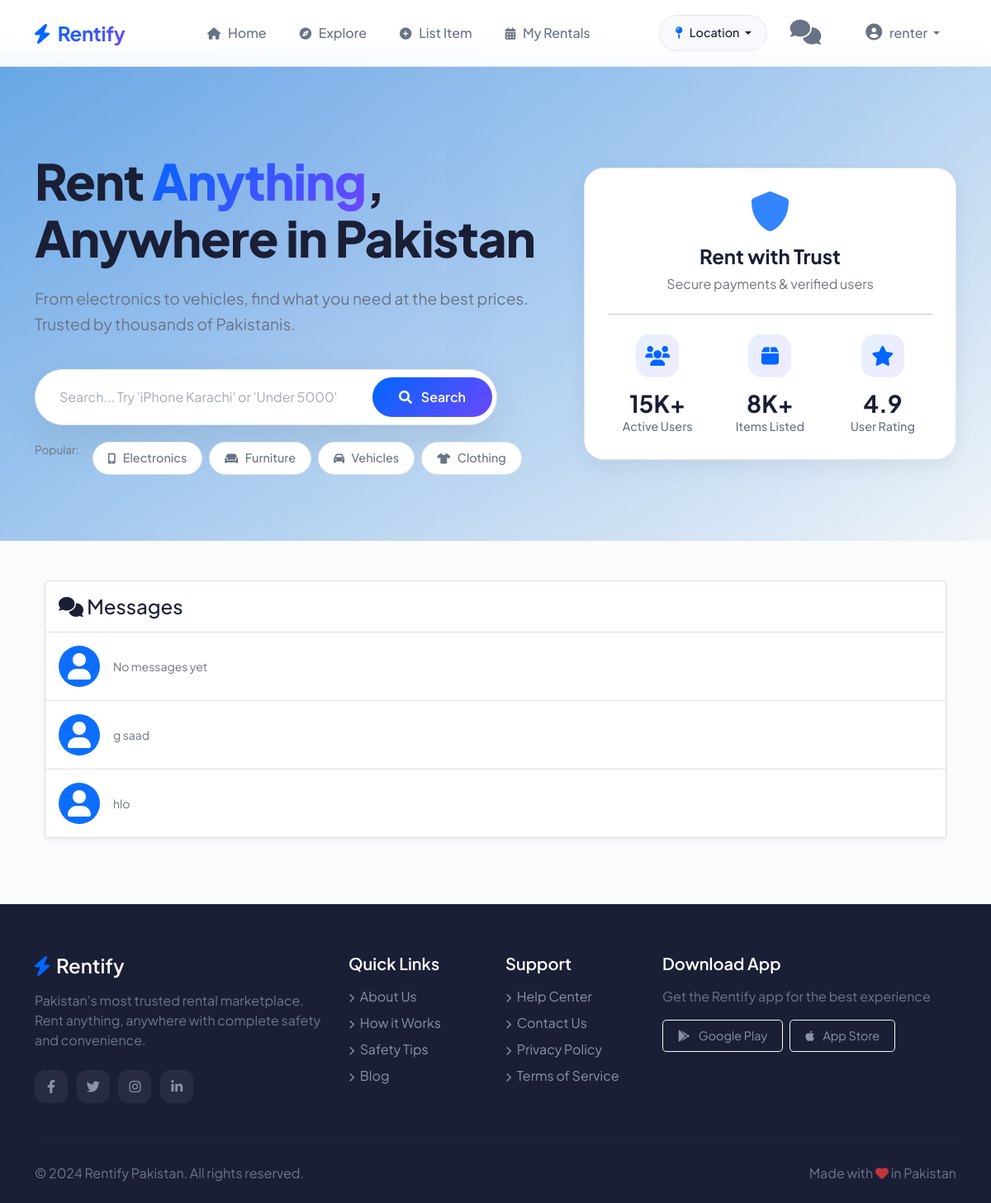
/chat/ (signed in), run on the app's committed database.
### chat/models.py (models this page shows, shortened)
class ChatRoom(models.Model):
    participants = models.ManyToManyField(User, related_name='chat_rooms')
    listing = models.ForeignKey('listings.Listing', on_delete=models.CASCADE, null=True, blank=True)
    created_at = models.DateTimeField(auto_now_add=True)
    updated_at = models.DateTimeField(auto_now=True)
    class Meta:
        ordering = ['-updated_at']
    def get_unread_count(self, user):
        return self.messages.filter(is_read=False).exclude(sender=user).count()

class Message(models.Model):
    chat_room = models.ForeignKey(ChatRoom, on_delete=models.CASCADE, related_name='messages')
    sender = models.ForeignKey(User, on_delete=models.CASCADE, related_name='sent_messages')
    message = models.TextField()
    image = models.ImageField(upload_to='chat_images/', null=True, blank=True)
    is_sent = models.BooleanField(default=True)  # Sent to server
    is_delivered = models.BooleanField(default=False)  # Delivered to receiver's device
    is_read = models.BooleanField(default=False)  # Receiver has seen
    read_at = models.DateTimeField(null=True, blank=True)  # When message was read
    created_at = models.DateTimeField(auto_now_add=True)
    class Meta:
        ordering = ['created_at']

### chat/views.py (the view)
# urls.py: path('', views.chat_list, name='chat-list'),
@login_required
def chat_list(request):
    chat_rooms = request.user.chat_rooms.all().prefetch_related('messages')
    for room in chat_rooms:
        room.unread_count = room.get_unread_count(request.user)
        room.last_message = room.messages.last()
    context = {
        'chat_rooms': chat_rooms,
        'active_chats': True
    }
    return render(request, 'chat/chat_list.html', context)

### notifications/context_processors.py (called while the page is built)
def notification_context(request):
    if request.user.is_authenticated:
        notifications = Notification.objects.filter(user=request.user)[:8]
        unread_count = Notification.objects.filter(user=request.user, is_read=False).count()
        return {
            'notifications': notifications,
            'unread_count': unread_count
        }
    return {'notifications': [], 'unread_count': 0}

### templates/chat/chat_list.html (shortened to what this page needs)
{% extends 'base.html' %}
{% block content %}
<div class="container my-4">
    <div class="card shadow-sm">
        <div class="card-header bg-white py-3">
            <h4 class="mb-0"><i class="fas fa-comments"></i> Messages</h4>
        </div>
        <div class="list-group list-group-flush">
            {% for room in chat_rooms %}
            <a href="{% url 'chat-room' room.id %}" class="list-group-item list-group-item-action py-3">
                <div class="d-flex align-items-center">
                    <div class="flex-shrink-0">
                        <div class="rounded-circle bg-primary text-white d-flex align-items-center justify-content-center"
                             style="width: 50px; height: 50px;">
                            <i class="fas fa-user fa-2x"></i>
                        </div>
                    </div>
                    <div class="flex-grow-1 ms-3">
                        <small class="text-muted">
                            {% if room.last_message %}
                                {{ room.last_message.message|truncatechars:50 }}
                            {% else %}
                                No messages yet
                            {% endif %}
                        </small>
                    </div>
                </div>
            </a>
            {% empty %}
            <div class="text-center py-5">
                <i class="fas fa-comments fa-3x text-muted mb-3"></i>
                <p class="text-muted">No conversations yet.</p>
                <a href="{% url 'listing-list' %}" class="btn btn-primary">Start Chatting</a>
            </div>
            {% endfor %}
        </div>
    </div>
</div>
{% endblock %}

### templates/base.html (shortened to what this page needs)
<!DOCTYPE html>
<html lang="en">
<head>
    <link href="https://cdn.jsdelivr.net/npm/bootstrap@5.1.3/dist/css/bootstrap.min.css" rel="stylesheet">
    <link rel="stylesheet" href="https://cdnjs.cloudflare.com/ajax/libs/font-awesome/6.0.0/css/all.min.css">
    <link href="https://unpkg.com/aos@2.3.1/dist/aos.css" rel="stylesheet">
</head>
<body>
    <nav class="navbar navbar-expand-lg fixed-top">
        <div class="container">
            <a class="navbar-brand" href="{% url 'home' %}">
                <i class="fas fa-bolt"></i>
                <span>Rentify</span>
            </a>
            <div class="collapse navbar-collapse" id="navbarNav">
                <ul class="navbar-nav mx-auto">
                    <li class="nav-item">
                        <a class="nav-link" href="{% url 'home' %}">
                            <i class="fas fa-home"></i> Home
                        </a>
                    </li>
                    <li class="nav-item">
                        <a class="nav-link" href="{% url 'listing-list' %}">
                            <i class="fas fa-compass"></i> Explore
                        </a>
                    </li>
                    {% if user.is_authenticated %}
                    <li class="nav-item">
                        <a class="nav-link" href="{% url 'listing-create' %}">
                            <i class="fas fa-plus-circle"></i> List Item
                        </a>
                    </li>
                    <li class="nav-item">
                        <a class="nav-link" href="{% url 'my-bookings' %}">
                            <i class="fas fa-calendar-alt"></i> My Rentals
                        </a>
                    </li>
                    {% endif %}
                </ul>
            </div>
            <div class="d-flex align-items-center gap-2">
                <div class="dropdown">
                    <button class="btn location-btn dropdown-toggle" type="button" data-bs-toggle="dropdown">
                        <i class="fas fa-map-pin"></i>
                        {% if user_city %}
                            {{ user_city }}
                        {% else %}
                             Location
                        {% endif %}
                    </button>
                </div>
                {% if user.is_authenticated %}
                <a class="nav-link position-relative" href="{% url 'chat-list' %}">
                    <i class="fas fa-comments"style="font-size: 30px;"></i>
                </a>
                <div class="dropdown">
                    <a class="nav-link dropdown-toggle" href="#" role="button" data-bs-toggle="dropdown">
                        <i class="fas fa-user-circle"style="font-size: 20px;"></i> {{ user.username|truncatechars:10 }}
                    </a>
                </div>
                {% else %}
                <a href="{% url 'login' %}" class="btn btn-outline-primary btn-sm">Login</a>
                <a href="{% url 'register' %}" class="btn btn-primary btn-sm">Sign Up</a>
                {% endif %}
            </div>
        </div>
    </nav>
    <div class="container mt-5 pt-3">
    </div>
    <div class="hero-section">
        <div class="container position-relative" style="z-index: 1;">
            <div class="row align-items-center">
                <div class="col-lg-7" data-aos="fade-up" data-aos-duration="800">
                    <h1 class="hero-title">
                        Rent <span>Anything</span>,<br>
                        Anywhere in Pakistan
                    </h1>
                    <p class="hero-subtitle">
                        From electronics to vehicles, find what you need at the best prices.
                        Trusted by thousands of Pakistanis.
                    </p>
                    <div class="search-wrapper">
                        <form method="GET" action="{% url 'smart-search' %}">
                            <div class="search-container d-flex align-items-center">
                                <input type="text" name="q" class="search-input"
                                       placeholder="Search... Try 'iPhone Karachi' or 'Under 5000'"
                                       value="{{ request.GET.q }}">
                                <button class="search-btn" type="submit">
                                    <i class="fas fa-search"></i>
                                    <span>Search</span>
                                </button>
                            </div>
                        </form>
                    </div>
                    <div class="popular-tags">
                        <span class="text-muted me-2" style="font-size: 0.85rem;">Popular:</span>
                        <a href="{% url 'listing-list' %}?category=electronics" class="popular-tag">
                            <i class="fas fa-mobile-alt"></i> Electronics
                        </a>
                        <a href="{% url 'listing-list' %}?category=furniture" class="popular-tag">
                            <i class="fas fa-couch"></i> Furniture
                        </a>
                        <a href="{% url 'listing-list' %}?category=vehicles" class="popular-tag">
                            <i class="fas fa-car"></i> Vehicles
                        </a>
                        <a href="{% url 'listing-list' %}?category=clothing" class="popular-tag">
                            <i class="fas fa-tshirt"></i> Clothing
                        </a>
                    </div>
                </div>
                <div class="col-lg-5" data-aos="fade-up" data-aos-delay="200" data-aos-duration="800">
                    <div class="stats-card">
                        <div class="text-center mb-4">
                            <i class="fas fa-shield-alt fa-3x" style="color: var(--primary); opacity: 0.8;"></i>
                            <h4 class="mt-3 mb-2 fw-bold">Rent with Trust</h4>
                            <p class="text-muted">Secure payments & verified users</p>
                        </div>
                        <hr class="my-4">
                        <div class="row g-3">
                            <div class="col-4">
                                <div class="stat-item">
                                    <div class="stat-icon">
                                        <i class="fas fa-users"></i>
                                    </div>
                                    <div class="stat-number">15K+</div>
                                    <div class="stat-label">Active Users</div>
                                </div>
                            </div>
                            <div class="col-4">
                                <div class="stat-item">
                                    <div class="stat-icon">
                                        <i class="fas fa-box"></i>
                                    </div>
                                    <div class="stat-number">8K+</div>
                                    <div class="stat-label">Items Listed</div>
                                </div>
                            </div>
                            <div class="col-4">
                                <div class="stat-item">
                                    <div class="stat-icon">
                                        <i class="fas fa-star"></i>
                                    </div>
                                    <div class="stat-number">4.9</div>
                                    <div class="stat-label">User Rating</div>
                                </div>
                            </div>
                        </div>
                    </div>
                </div>
            </div>
        </div>
    </div>
    <div class="container my-5">
        {% block content %}
        {% endblock %}
    </div>
    <footer class="footer">
        <div class="container">
            <div class="row g-4">
                <div class="col-md-4">
                    <h4 class="mb-3"><i class="fas fa-bolt me-2" style="color: var(--primary);"></i>Rentify</h4>
                    <p class="opacity-75">Pakistan's most trusted rental marketplace. Rent anything, anywhere with complete safety and convenience.</p>
                    <div class="mt-4">
                        <a href="#" class="social-icon me-2"><i class="fab fa-facebook-f"></i></a>
                        <a href="#" class="social-icon me-2"><i class="fab fa-twitter"></i></a>
                        <a href="#" class="social-icon me-2"><i class="fab fa-instagram"></i></a>
                        <a href="#" class="social-icon me-2"><i class="fab fa-linkedin-in"></i></a>
                    </div>
                </div>
                <div class="col-md-2">
                    <h5 class="mb-3">Quick Links</h5>
                    <ul class="list-unstyled">
                        <li class="mb-2"><a href="#"><i class="fas fa-chevron-right me-1" style="font-size: 0.7rem;"></i> About Us</a></li>
                        <li class="mb-2"><a href="#"><i class="fas fa-chevron-right me-1" style="font-size: 0.7rem;"></i> How it Works</a></li>
                        <li class="mb-2"><a href="#"><i class="fas fa-chevron-right me-1" style="font-size: 0.7rem;"></i> Safety Tips</a></li>
                        <li class="mb-2"><a href="#"><i class="fas fa-chevron-right me-1" style="font-size: 0.7rem;"></i> Blog</a></li>
                    </ul>
                </div>
                <div class="col-md-2">
                    <h5 class="mb-3">Support</h5>
                    <ul class="list-unstyled">
                        <li class="mb-2"><a href="#"><i class="fas fa-chevron-right me-1" style="font-size: 0.7rem;"></i> Help Center</a></li>
                        <li class="mb-2"><a href="#"><i class="fas fa-chevron-right me-1" style="font-size: 0.7rem;"></i> Contact Us</a></li>
                        <li class="mb-2"><a href="#"><i class="fas fa-chevron-right me-1" style="font-size: 0.7rem;"></i> Privacy Policy</a></li>
                        <li class="mb-2"><a href="#"><i class="fas fa-chevron-right me-1" style="font-size: 0.7rem;"></i> Terms of Service</a></li>
                    </ul>
                </div>
                <div class="col-md-4">
                    <h5 class="mb-3">Download App</h5>
                    <p class="opacity-75 mb-3">Get the Rentify app for the best experience</p>
                    <div class="d-flex flex-wrap gap-2">
                        <a href="#" class="btn btn-outline-light btn-sm rounded-3">
                            <i class="fab fa-google-play me-2"></i> Google Play
                        </a>
                        <a href="#" class="btn btn-outline-light btn-sm rounded-3">
                            <i class="fab fa-apple me-2"></i> App Store
                        </a>
                    </div>
                </div>
            </div>
            <hr class="mt-5 mb-4" style="background: rgba(255,255,255,0.1);">
            <div class="row align-items-center">
                <div class="col-md-6 text-center text-md-start">
                    <p class="mb-0 opacity-75">&copy; 2024 Rentify Pakistan. All rights reserved.</p>
                </div>
                <div class="col-md-6 text-center text-md-end">
                    <p class="mb-0 opacity-75">Made with <i class="fas fa-heart" style="color: var(--danger);"></i> in Pakistan</p>
                </div>
            </div>
        </div>
    </footer>
</body>
</html>

### data on the page
ChatRoom: shows "No messages yet"
ChatRoom: last_message.message "g saad"
ChatRoom: last_message.message "hlo"

### other printed values
{{ user.username|truncatechars:10 }} "renter"
